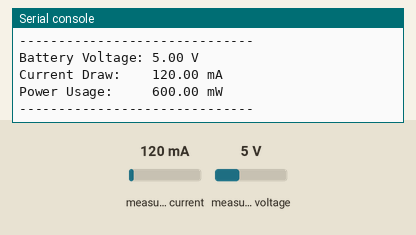
Recording of a program running on a simulated Raspberry Pi Pico running MicroPython. Shown: the last lines printed to the serial console. The test bench sets the inputs (shaded band); at power-on: measured current 120 mA, measured voltage 5 V.

Above: at 1.2 s.
1.3 s: measured current set to 40 mA
At 2.5 s:
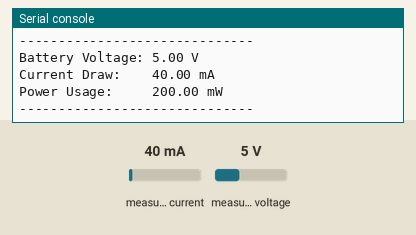
2.8 s: measured voltage set to 0.3 V
At 3.4 s:
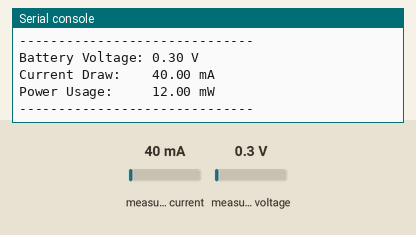
4.3 s: measured current set to 500 mA
At 5.8 s:
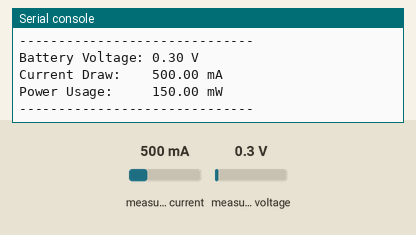
Timing chart, 0 to 7.3 s (numbered marks = the images above; inputs shaded):
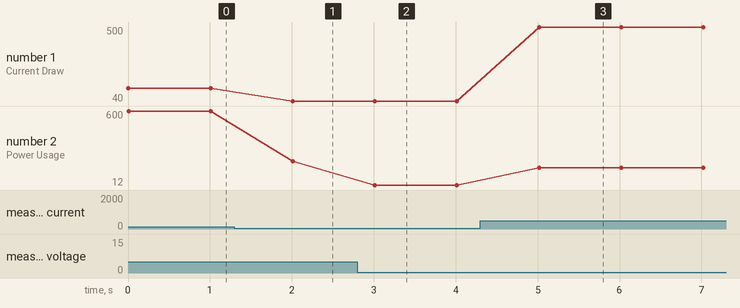

The program:

i2c_ups_module.py
```python
import time
from machine import I2C, Pin

class INA219:
    # Standard registers for the INA219
    REG_CONFIG = 0x00
    REG_SHUNT_VOLTAGE = 0x01
    REG_BUS_VOLTAGE = 0x02
    REG_POWER = 0x03
    REG_CURRENT = 0x04
    REG_CALIBRATION = 0x05

    def __init__(self, i2c_bus, address=0x41):
        """
        Initialize the INA219.
        Note: Many 3S UPS modules use address 0x43. Standard modules use 0x40.
        """
        self.i2c = i2c_bus
        self.address = address

        # Calibration for 32V, 2A Max
        self.cal_value = 4096
        self.current_lsb = 0.1 # 100uA per bit
        self.power_lsb = 0.002 # 2mW per bit

        self.configure()

    def _write_register(self, reg, value):
        # Break the 16-bit value into two 8-bit bytes
        data = bytearray([(value >> 8) & 0xFF, value & 0xFF])
        self.i2c.writeto_mem(self.address, reg, data)

    def _read_register(self, reg):
        # Read 2 bytes from the register
        data = self.i2c.readfrom_mem(self.address, reg, 2)
        return int.from_bytes(data, 'big')

    def _read_signed_register(self, reg):
        val = self._read_register(reg)
        if val > 32767:
            val -= 65536
        return val

    def configure(self):
        # Write calibration
        self._write_register(self.REG_CALIBRATION, self.cal_value)
        # Config: 32V range, Gain 8 (320mV), 12-bit ADC, Continuous
        self._write_register(self.REG_CONFIG, 0x399F)

    def get_bus_voltage_V(self):
        # Shift right 3 bits, multiply by 4mV (0.004)
        val = self._read_register(self.REG_BUS_VOLTAGE)
        return ((val >> 3) * 4) / 1000.0

    def get_current_mA(self):
        # The INA219 sometimes resets the calibration register, so we rewrite it
        self._write_register(self.REG_CALIBRATION, self.cal_value)
        val = self._read_signed_register(self.REG_CURRENT)
        return val * self.current_lsb

    def get_power_mW(self):
        self._write_register(self.REG_CALIBRATION, self.cal_value)
        val = self._read_register(self.REG_POWER)
        return val * (self.power_lsb * 1000)

# ==========================================
# Main Execution Script
# ==========================================

print("Initializing I2C...")
# Setup I2C on Pico pins GP0 (SDA) and GP1 (SCL)
i2c = I2C(0, sda=Pin(0), scl=Pin(1), freq=400000)

# Scan for I2C devices to confirm the UPS is connected
devices = i2c.scan()
if devices:
    print("I2C devices found at addresses:", [hex(d) for d in devices])
else:
    print("No I2C devices found! Check wiring.")

# Initialize the sensor.
# CHANGE 0x43 to 0x40 or 0x41 if your scan output shows a different address!
ina = INA219(i2c, address=0x41)

print("Starting UPS Monitor...")
try:
    while True:
        voltage = ina.get_bus_voltage_V()
        current = ina.get_current_mA()
        power = ina.get_power_mW()

        # A 3S battery is fully charged at ~12.6V and empty around ~9.0V
        print(f"Battery Voltage: {voltage:.2f} V")
        print(f"Current Draw:    {current:.2f} mA")
        print(f"Power Usage:     {power:.2f} mW")
        print("-" * 30)

        time.sleep(1)

except KeyboardInterrupt:
    print("\nMonitoring stopped.")
```

Measured:
- after the input at 1.3 s, the serial console: prints a new line after 0.71 s (image 1)
- after the input at 2.8 s, the serial console: prints a new line after 0.21 s (image 2)
- after the input at 4.3 s, the serial console: prints a new line after 0.72 s (image 3)
- plotted number 1: 120 → 40 after the input at 1.3 s, 40 → 500 after the input at 4.3 s
- plotted number 2: 600 → 200 after the input at 1.3 s, 200 → 12 after the input at 2.8 s, 12 → 150 after the input at 4.3 s
